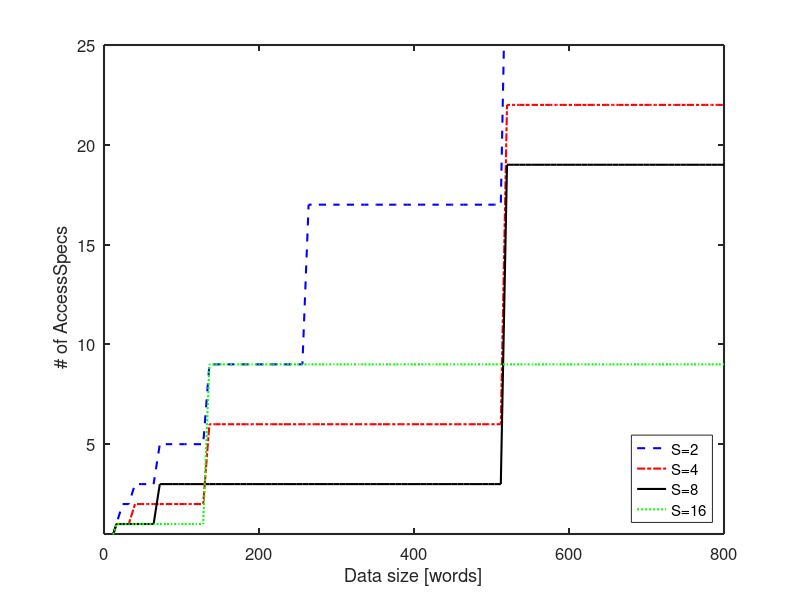

MATLAB code to generate this figure:
%% script to generate Figure 4b, memory exploration

clear all
D = 1:1:100; % data size divided by Cmin
nr_of_accessspecs = zeros(5,length(D));
S = [2 4 8 16 32]; % it for various S
for m = 1:5
    s = S(m); % pick one S
    up = ceil(log(D)./log(s)); % get upper limit for sum for k = 0 to ?

    for k = 1:length(up) % do sum of S^k
        for l = 1:up(k)
            nr_of_accessspecs(m,k)=nr_of_accessspecs(m,k) + ceil(s^(l-1)/min(4.0,32/s));
        end
    end
end

%% plot
figure('Position', [440 378 560/1.6 620/3])
hold on
box on
plot(D*8,nr_of_accessspecs(1,:),'--b') % multiply by Cmin = 8 words to get real data
plot(D*8,nr_of_accessspecs(2,:),'-.r') % multiply by Cmin = 8
plot(D*8,nr_of_accessspecs(3,:),'-k')  % multiply by Cmin = 8
plot(D*8,nr_of_accessspecs(4,:),'g:')  % multiply by Cmin = 8
%plot(DC*8,nr_of_accessspecs(5,:),'-m')
xlabel('Data size [words]')
ylim([0.5 25])
ylabel('# of AccessSpecs   ')
legend({'S=2','S=4','S=8', 'S=16'}, 'Location', 'southeast')
set(gca, 'FontSize', 12, 'LineWidth', 1.5)
set(findobj(gca, 'type', 'line'), 'linew', 1.5)
%set (gca,'yscale', 'log')
%set (gca,'xscale', 'log')